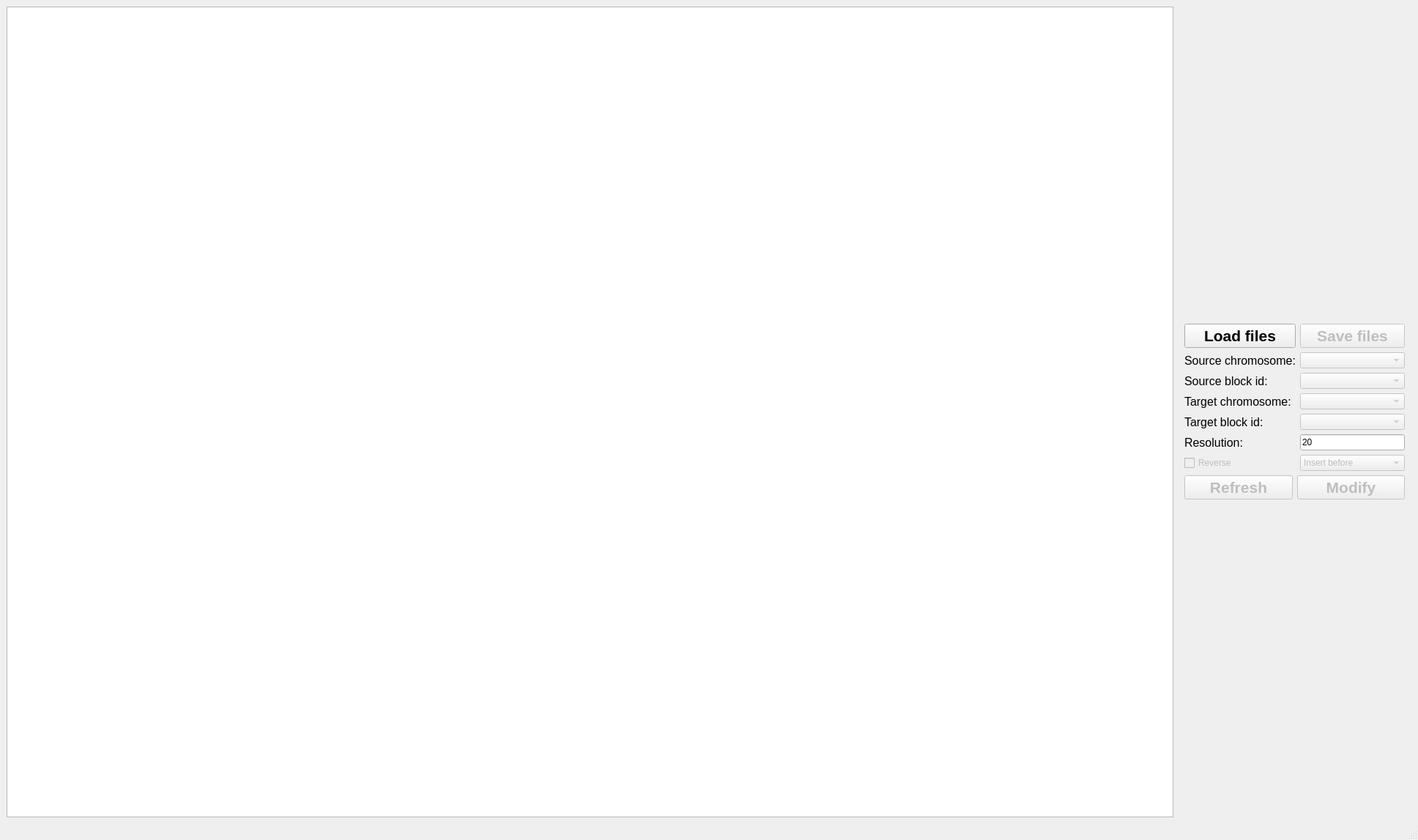
<?xml version="1.0" encoding="UTF-8"?>
<ui version="4.0">
 <class>AssemblyAdjusterMain</class>
 <widget class="QMainWindow" name="AssemblyAdjusterMain">
  <property name="geometry">
   <rect>
    <x>0</x>
    <y>0</y>
    <width>1936</width>
    <height>1147</height>
   </rect>
  </property>
  <property name="windowTitle">
   <string>Collinearity Assembly Adjuster</string>
  </property>
  <widget class="QWidget" name="centralwidget">
   <layout class="QGridLayout" name="gridLayout_2">
    <item row="0" column="0">
     <layout class="QHBoxLayout" name="horizontalLayout_2">
      <item>
       <widget class="QGraphicsView" name="plot_viewer"/>
      </item>
      <item>
       <widget class="QFrame" name="Frame">
        <property name="sizePolicy">
         <sizepolicy hsizetype="Fixed" vsizetype="Fixed">
          <horstretch>0</horstretch>
          <verstretch>0</verstretch>
         </sizepolicy>
        </property>
        <layout class="QGridLayout" name="gridLayout">
         <item row="1" column="0" colspan="2">
          <widget class="QLabel" name="label">
           <property name="font">
            <font>
             <pointsize>12</pointsize>
            </font>
           </property>
           <property name="text">
            <string>Source chromosome:</string>
           </property>
          </widget>
         </item>
         <item row="1" column="2">
          <widget class="QComboBox" name="src_chr_cbox">
           <property name="enabled">
            <bool>false</bool>
           </property>
          </widget>
         </item>
         <item row="2" column="0" colspan="2">
          <widget class="QLabel" name="label_3">
           <property name="font">
            <font>
             <pointsize>12</pointsize>
            </font>
           </property>
           <property name="text">
            <string>Source block id:</string>
           </property>
          </widget>
         </item>
         <item row="2" column="2">
          <widget class="QComboBox" name="src_blk_cbox">
           <property name="enabled">
            <bool>false</bool>
           </property>
          </widget>
         </item>
         <item row="3" column="0" colspan="2">
          <widget class="QLabel" name="label_2">
           <property name="font">
            <font>
             <pointsize>12</pointsize>
            </font>
           </property>
           <property name="text">
            <string>Target chromosome:</string>
           </property>
          </widget>
         </item>
         <item row="3" column="2">
          <widget class="QComboBox" name="tgt_chr_cbox">
           <property name="enabled">
            <bool>false</bool>
           </property>
          </widget>
         </item>
         <item row="4" column="0" colspan="2">
          <widget class="QLabel" name="label_4">
           <property name="font">
            <font>
             <pointsize>12</pointsize>
            </font>
           </property>
           <property name="text">
            <string>Target block id:</string>
           </property>
          </widget>
         </item>
         <item row="4" column="2">
          <widget class="QComboBox" name="tgt_blk_cbox">
           <property name="enabled">
            <bool>false</bool>
           </property>
          </widget>
         </item>
         <item row="5" column="0" colspan="2">
          <widget class="QLabel" name="label_5">
           <property name="font">
            <font>
             <pointsize>12</pointsize>
            </font>
           </property>
           <property name="text">
            <string>Resolution:</string>
           </property>
          </widget>
         </item>
         <item row="5" column="2">
          <widget class="QLineEdit" name="resolution_text">
           <property name="text">
            <string>20</string>
           </property>
          </widget>
         </item>
         <item row="6" column="0">
          <widget class="QCheckBox" name="rev_chk">
           <property name="enabled">
            <bool>false</bool>
           </property>
           <property name="text">
            <string>Reverse</string>
           </property>
          </widget>
         </item>
         <item row="6" column="2">
          <widget class="QComboBox" name="method_cbox">
           <property name="enabled">
            <bool>false</bool>
           </property>
           <item>
            <property name="text">
             <string>Insert before</string>
            </property>
           </item>
           <item>
            <property name="text">
             <string>Insert after</string>
            </property>
           </item>
           <item>
            <property name="text">
             <string>Insert head</string>
            </property>
           </item>
           <item>
            <property name="text">
             <string>Insert tail</string>
            </property>
           </item>
           <item>
            <property name="text">
             <string>Source chromosome</string>
            </property>
           </item>
           <item>
            <property name="text">
             <string>Source block</string>
            </property>
           </item>
          </widget>
         </item>
         <item row="7" column="0" colspan="3">
          <layout class="QHBoxLayout" name="horizontalLayout">
           <item>
            <widget class="QPushButton" name="refresh_btn">
             <property name="enabled">
              <bool>false</bool>
             </property>
             <property name="sizePolicy">
              <sizepolicy hsizetype="Minimum" vsizetype="Minimum">
               <horstretch>0</horstretch>
               <verstretch>0</verstretch>
              </sizepolicy>
             </property>
             <property name="font">
              <font>
               <pointsize>16</pointsize>
               <weight>75</weight>
               <bold>true</bold>
              </font>
             </property>
             <property name="text">
              <string>Refresh</string>
             </property>
            </widget>
           </item>
           <item>
            <widget class="QPushButton" name="mod_btn">
             <property name="enabled">
              <bool>false</bool>
             </property>
             <property name="sizePolicy">
              <sizepolicy hsizetype="Minimum" vsizetype="Minimum">
               <horstretch>0</horstretch>
               <verstretch>0</verstretch>
              </sizepolicy>
             </property>
             <property name="font">
              <font>
               <pointsize>16</pointsize>
               <weight>75</weight>
               <bold>true</bold>
              </font>
             </property>
             <property name="text">
              <string>Modify</string>
             </property>
            </widget>
           </item>
          </layout>
         </item>
         <item row="0" column="2">
          <widget class="QPushButton" name="file_save_btn">
           <property name="enabled">
            <bool>false</bool>
           </property>
           <property name="sizePolicy">
            <sizepolicy hsizetype="Minimum" vsizetype="Minimum">
             <horstretch>0</horstretch>
             <verstretch>0</verstretch>
            </sizepolicy>
           </property>
           <property name="font">
            <font>
             <pointsize>16</pointsize>
             <weight>75</weight>
             <bold>true</bold>
            </font>
           </property>
           <property name="text">
            <string>Save files</string>
           </property>
          </widget>
         </item>
         <item row="0" column="0" colspan="2">
          <widget class="QPushButton" name="file_loader_btn">
           <property name="sizePolicy">
            <sizepolicy hsizetype="Minimum" vsizetype="Minimum">
             <horstretch>0</horstretch>
             <verstretch>0</verstretch>
            </sizepolicy>
           </property>
           <property name="font">
            <font>
             <pointsize>16</pointsize>
             <weight>75</weight>
             <bold>true</bold>
            </font>
           </property>
           <property name="text">
            <string>Load files</string>
           </property>
          </widget>
         </item>
        </layout>
       </widget>
      </item>
     </layout>
    </item>
   </layout>
  </widget>
  <widget class="QStatusBar" name="statusbar"/>
 </widget>
 <resources/>
 <connections/>
</ui>
